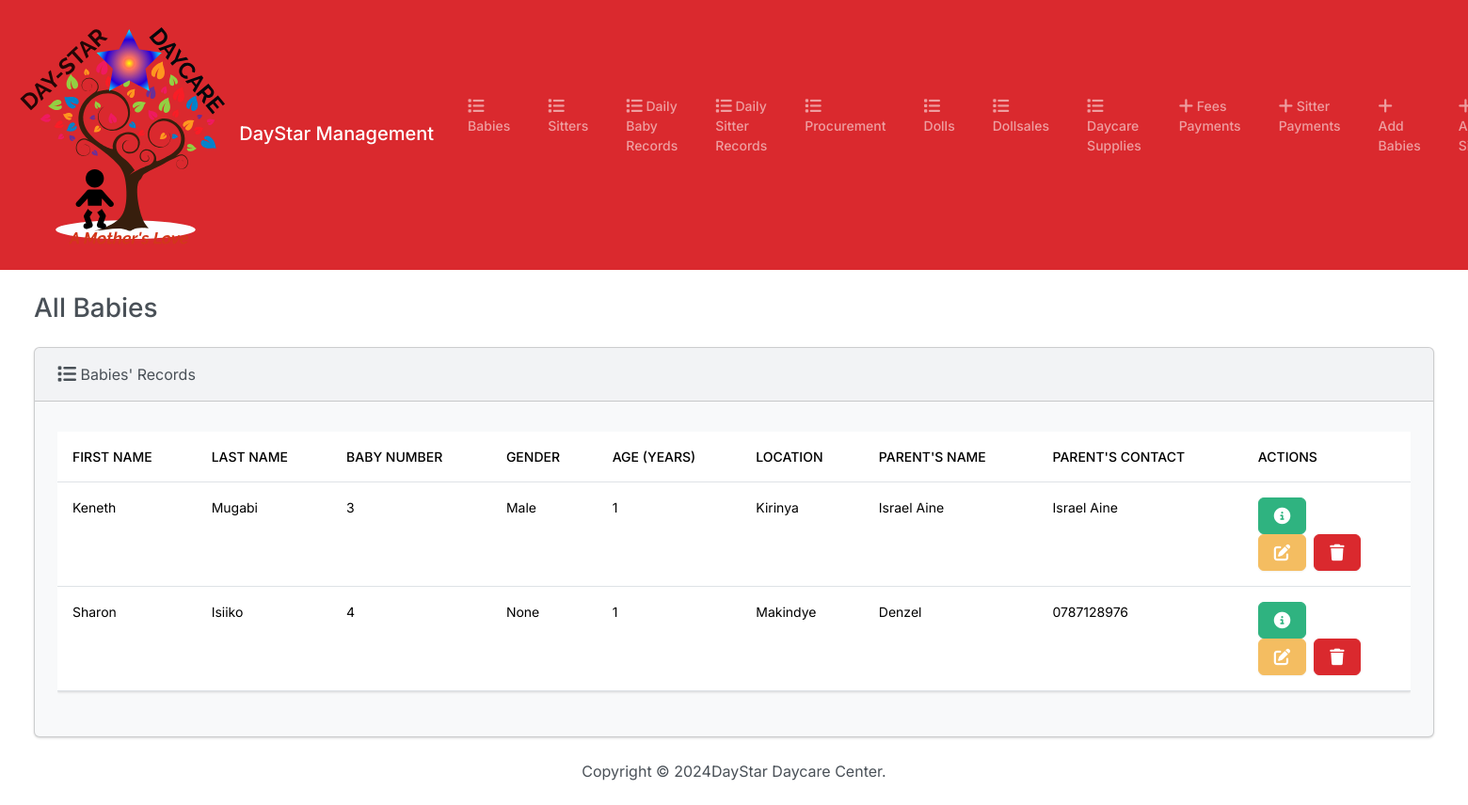
Page /baby/ on the earlier database version.
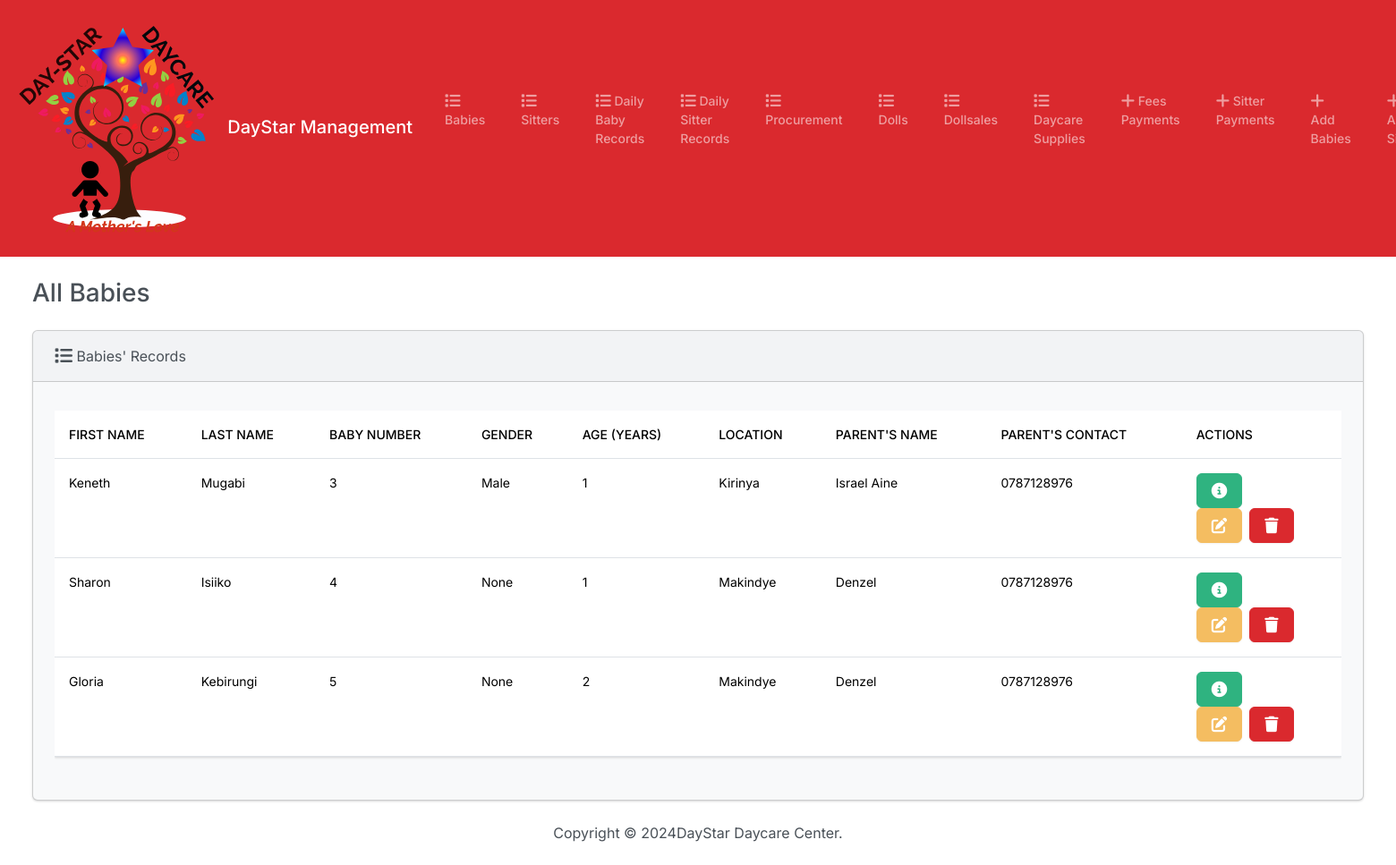
Same page on the later database version.
### daystarapp/models.py (models this page shows, shortened)
class Baby(models.Model):
    first_name = models.CharField(max_length=50, null=True, blank=True)
    last_name = models.CharField(max_length=50, null=True, blank=True)
    baby_number = models.CharField(max_length=4,null=True, blank=True, default=0, validators=[validate_two_digit_integer, RegexValidator(regex=r'^\d{1,2}$', message='Value must be a two-digit integer')])
    gender = models.CharField(max_length=10, null=True, blank=True)
    age = models.PositiveIntegerField()
    location = models.CharField(max_length=50, null=True, blank=True)
    parent_name = models.CharField(max_length=50, null=True, blank=True,validators=[validate_two_names])
    parent_contact = models.CharField(max_length=50, null=True, blank=True, validators=[validate_phone_number])

### daystarapp/views.py (the view)
# urls.py: path("baby/", views.baby, name="baby"),
def baby(request):
    return render(request, "babies/baby.html", {"babies": Baby.objects.all()} )

### daystarapp/templates/babies/baby.html (shortened to what this page needs)
{% extends "babies/base.html" %}
{% block body %}
        <h3 class="m-4">All Babies</h3>
        <div class="row">
            <div class="col-12">
                {% if babies %}
                <div class="card bg-light ms-4 me-4 mb-4">
                    <div class="card-header"><i class="fa-solid fa-list fa-lg"></i> Babies' Records </div>
                    <div class="card-body">
                      <p class="card-text">
                        <div class="table-responsive">
                            <table class="table table-hover">
                                <thead>
                                  <tr>
                                    <th scope="col">First Name</th>
                                    <th scope="col">Last Name</th>
                                    <th scope="col">Baby Number</th>
                                    <th scope="col">Gender</th>
                                    <th scope="col">Age (Years)</th>
                                    <th scope="col">Location</th>
                                    <th scope="col">Parent's Name</th>
                                    <th scope="col">Parent's Contact</th>
                                    <th scope="col">ACTIONS</th>
                                  </tr>
                                </thead>
                                <tbody>
                                 {% for baby in babies %}
                                 <tr>
                                    <td>{{ baby.first_name }}</td>
                                    <td>{{ baby.last_name }}</td>
                                    <td>{{ baby.baby_number }}</td>
                                    <td>{{ baby.gender }}</td>
                                    <td>{{ baby.age }}</td>
                                    <td>{{ baby.location }}</td>
                                    <td>{{ baby.parent_name }}</td>
                                    <td>{{ baby.parent_contact}}</td>
                                    <td>
                                      <button type="button" class="btn btn-success me-1" href="{% url 'view_baby' baby.id %}" data-bs-toggle="modal" data-bs-target="#myModal{{baby.id}}"></button><br>
                                      <a class="btn btn-warning me-1" href="{% url 'edit' baby.id %}">
                                      </a>
                                      <button type="button" class="btn btn-danger" data-bs-toggle="modal" data-bs-target="#delete{{baby.id}}">
                                      </button>
                                    </td>
                                  </tr>
                                 {% endfor %}
                              </tbody>
                              </table>
                        </div>
                      </p>
                    </div>
                {% else %}
                <h5 class="alert alert-primary ms-4 me-4">No Baby Records</h5>
                {% endif %}
            </div>
        </div>
{% endblock %}

Differences in the rows shown:
changed Baby "Keneth": parent_contact "Israel Aine" → "0787128976"
added Baby: first_name "Gloria", last_name "Kebirungi", baby_number "5", gender "None", age "2", location "Makindye", parent_name "Denzel", parent_contact "0787128976"
